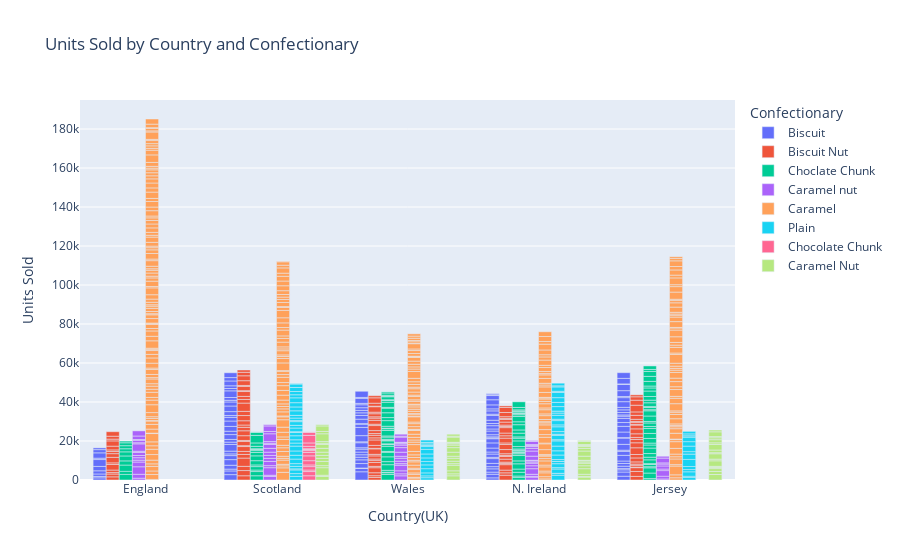

Notebook code cell kept with this figure:
### Code cell
# 7. Grouped bar chart (Units Sold)
fig = px.bar(df, x="Country(UK)", y="Units Sold", color="Confectionary", barmode="group",
             title="Units Sold by Country and Confectionary")
fig.show()

### Figure 1 — Plotly figure (JSON) as saved in the notebook; plotly's stock layout.template omitted (floating-point values rounded to 4 significant figures; data arrays with more than 128 entries replaced by an {"elided": "..."} marker saying what was removed)
{"data": [{"alignmentgroup": "True", "hovertemplate": "Confectionary=Biscuit<br>Country(UK)=%{x}<br>Units Sold=%{y}<extra></extra>", "legendgroup": "Biscuit", "marker": {"color": "#636efa", "pattern": {"shape": ""}}, "name": "Biscuit", "offsetgroup": "Biscuit", "orientation": "v", "showlegend": true, "textposition": "auto", "type": "bar", "x": ["England", "England", "England", "England", "England", "England", "England", "England", "England", "England", "Scotland", "Scotland", "Scotland", "Scotland", "Scotland", "Scotland", "Scotland", "Scotland", "Scotland", "Scotland", "Scotland", "Scotland", "Scotland", "Scotland", "Wales", "Wales", "Wales", "Wales", "Wales", "Wales", "Wales", "Wales", "Wales", "Wales", "Wales", "Wales", "Wales", "N. Ireland", "N. Ireland", "N. Ireland", "N. Ireland", "N. Ireland", "N. Ireland", "N. Ireland", "N. Ireland", "N. Ireland", "N. Ireland", "N. Ireland", "N. Ireland", "N. Ireland", "N. Ireland", "N. Ireland", "Jersey", "Jersey", "Jersey", "Jersey", "Jersey", "Jersey", "Jersey", "Jersey", "Jersey", "Jersey", "Jersey", "Jersey", "Jersey", "Jersey", "Jersey", "Scotland", "Scotland", "Scotland", "Scotland", "Scotland", "Scotland", "Scotland", "Scotland", "Scotland", "Scotland", "Scotland", "Scotland", "Scotland", "Scotland", "Wales", "Wales", "Wales", "Wales", "Wales", "Wales", "Wales", "Wales", "Wales", "Wales", "Wales", "Wales", "Wales", "N. Ireland", "N. Ireland", "N. Ireland", "N. Ireland", "N. Ireland", "N. Ireland", "N. Ireland", "N. Ireland", "N. Ireland", "N. Ireland", "N. Ireland", "N. Ireland", "N. Ireland", "N. Ireland", "N. Ireland", "Jersey", "Jersey", "Jersey", "Jersey", "Jersey", "Jersey", "Jersey", "Jersey", "Jersey", "Jersey", "Jersey", "Jersey", "Jersey", "Jersey", "Jersey"], "xaxis": "x", "y": [1118, 708, 1269, 1631, 2240, 3521, 707, 2734, 1659, 888, 2750, 1899, 941, 1988, 2876, 2072, 853, 1433, 3422, 1190, 1393, 2475, 1731, 2475, 4220, 1686, 259, 2276, 1907, 1350, 1250, 1366, 1520, 711, 2574, 472, 3165, 1101, 1865, 1074, 1683, 1123, 1679, 2460, 635, 1694, 1038, 2039, 2629, 2157, 410, 546, 1953, 2141, 1143, 615, 1236, 1372, 1282, 2907, 2071, 579, 2993, 3200, 270, 2844, 2914, 2750, 1899, 941, 1988, 2876, 2072, 853, 1433, 3422, 1190, 1393, 2475, 1731, 2475, 4220, 1686, 259, 2276, 1907, 1350, 1250, 1366, 1520, 711, 2574, 472, 3165, 1101, 1865, 1074, 1683, 1123, 1679, 2460, 635, 1694, 1038, 2039, 2629, 2157, 410, 546, 1953, 2141, 1143, 615, 1236, 1372, 1282, 2907, 2071, 579, 2993, 3200, 270, 2844, 2914], "yaxis": "y"}, {"alignmentgroup": "True", "hovertemplate": "Confectionary=Biscuit Nut<br>Country(UK)=%{x}<br>Units Sold=%{y}<extra></extra>", "legendgroup": "Biscuit Nut", "marker": {"color": "#EF553B", "pattern": {"shape": ""}}, "name": "Biscuit Nut", "offsetgroup": "Biscuit Nut", "orientation": "v", "showlegend": true, "textposition": "auto", "type": "bar", "x": ["England", "England", "England", "England", "England", "England", "England", "England", "England", "England", "England", "England", "England", "England", "England", "Scotland", "Scotland", "Scotland", "Scotland", "Scotland", "Scotland", "Scotland", "Scotland", "Scotland", "Scotland", "Scotland", "Scotland", "Scotland", "Scotland", "Wales", "Wales", "Wales", "Wales", "Wales", "Wales", "Wales", "Wales", "Wales", "Wales", "Wales", "Wales", "Wales", "Wales", "Wales", "N. Ireland", "N. Ireland", "N. Ireland", "N. Ireland", "N. Ireland", "N. Ireland", "N. Ireland", "N. Ireland", "N. Ireland", "N. Ireland", "N. Ireland", "N. Ireland", "N. Ireland", "Jersey", "Jersey", "Jersey", "Jersey", "Jersey", "Jersey", "Jersey", "Jersey", "Jersey", "Jersey", "Jersey", "Jersey", "Jersey", "Scotland", "Scotland", "Scotland", "Scotland", "Scotland", "Scotland", "Scotland", "Scotland", "Scotland", "Scotland", "Scotland", "Scotland", "Scotland", "Scotland", "Wales", "Wales", "Wales", "Wales", "Wales", "Wales", "Wales", "Wales", "Wales", "Wales", "Wales", "Wales", "Wales", "Wales", "Wales", "N. Ireland", "N. Ireland", "N. Ireland", "N. Ireland", "N. Ireland", "N. Ireland", "N. Ireland", "N. Ireland", "N. Ireland", "N. Ireland", "N. Ireland", "N. Ireland", "N. Ireland", "Jersey", "Jersey", "Jersey", "Jersey", "Jersey", "Jersey", "Jersey", "Jersey", "Jersey", "Jersey", "Jersey", "Jersey", "Jersey"], "xaxis": "x", "y": [1619, 1445, 743, 1295, 2852, 831, 2844, 1884, 1094, 819, 1937, 2689, 923, 1496, 2300, 2178, 2671, 2155, 4244, 1865, 1563, 2487, 448, 2181, 490, 2441, 2522, 1790, 1174, 1321, 888, 1513, 2580, 689, 2021, 1116, 663, 1580, 792, 2811, 280, 1513, 2767, 1085, 2470, 1210, 1397, 2791, 562, 727, 1540, 1362, 521, 886, 2156, 2579, 801, 1858, 2529, 1947, 274, 991, 570, 1118, 2030, 1761, 3446, 2567, 1743, 1010, 2178, 2671, 2155, 4244, 1865, 1563, 2487, 448, 2181, 490, 2441, 2522, 1790, 1174, 1321, 888, 1513, 2580, 689, 2021, 1116, 663, 1580, 792, 2811, 280, 1513, 2767, 1085, 2470, 1210, 1397, 2791, 562, 727, 1540, 1362, 521, 886, 2156, 2579, 801, 1858, 2529, 1947, 274, 991, 570, 1118, 2030, 1761, 3446, 2567, 1743, 1010], "yaxis": "y"}, {"alignmentgroup": "True", "hovertemplate": "Confectionary=Choclate Chunk<br>Country(UK)=%{x}<br>Units Sold=%{y}<extra></extra>", "legendgroup": "Choclate Chunk", "marker": {"color": "#00cc96", "pattern": {"shape": ""}}, "name": "Choclate Chunk", "offsetgroup": "Choclate Chunk", "orientation": "v", "showlegend": true, "textposition": "auto", "type": "bar", "x": {"elided": "130 str values"}, "xaxis": "x", "y": {"elided": "130 int values"}, "yaxis": "y"}, {"alignmentgroup": "True", "hovertemplate": "Confectionary=Caramel nut<br>Country(UK)=%{x}<br>Units Sold=%{y}<extra></extra>", "legendgroup": "Caramel nut", "marker": {"color": "#ab63fa", "pattern": {"shape": ""}}, "name": "Caramel nut", "offsetgroup": "Caramel nut", "orientation": "v", "showlegend": true, "textposition": "auto", "type": "bar", "x": ["England", "England", "England", "England", "England", "England", "England", "England", "England", "England", "England", "England", "England", "England", "England", "Scotland", "Scotland", "Scotland", "Scotland", "Scotland", "Scotland", "Scotland", "Scotland", "Scotland", "Scotland", "Scotland", "Scotland", "Scotland", "Scotland", "Scotland", "Scotland", "Wales", "Wales", "Wales", "Wales", "Wales", "Wales", "Wales", "Wales", "Wales", "Wales", "Wales", "Wales", "Wales", "Wales", "Wales", "Wales", "Wales", "N. Ireland", "N. Ireland", "N. Ireland", "N. Ireland", "N. Ireland", "N. Ireland", "N. Ireland", "N. Ireland", "N. Ireland", "N. Ireland", "N. Ireland", "N. Ireland", "N. Ireland", "N. Ireland", "N. Ireland", "N. Ireland", "N. Ireland", "Jersey", "Jersey", "Jersey", "Jersey", "Jersey", "Jersey", "Jersey", "Jersey", "Jersey", "Jersey", "Jersey", "Jersey", "Jersey", "Jersey", "Jersey", "Jersey", "Jersey"], "xaxis": "x", "y": [923, 2009, 3851, 2431, 952, 1262, 1135, 1582, 598, 3794, 567, 1269, 384, 1808, 2632, 1804, 639, 3864, 1055, 2177, 1579, 1496, 1659, 1976, 1967, 639, 853, 3998, 1190, 2826, 663, 2161, 1006, 1545, 2877, 807, 1250, 1530, 1001, 2087, 2338, 1307, 681, 510, 241, 2665, 472, 1013, 1493, 362, 1084, 2861, 1498, 1333, 609, 635, 245, 2110, 2628, 1395, 905, 604, 410, 1575, 500, 2821, 1566, 1465, 555, 602, 2832, 861, null, 547, 1372, 2907, 790, 1596, 986, 606, 2460, 914], "yaxis": "y"}, {"alignmentgroup": "True", "hovertemplate": "Confectionary=Caramel<br>Country(UK)=%{x}<br>Units Sold=%{y}<extra></extra>", "legendgroup": "Caramel", "marker": {"color": "#FFA15A", "pattern": {"shape": ""}}, "name": "Caramel", "offsetgroup": "Caramel", "orientation": "v", "showlegend": true, "textposition": "auto", "type": "bar", "x": {"elided": "345 str values"}, "xaxis": "x", "y": {"elided": "345 int values"}, "yaxis": "y"}, {"alignmentgroup": "True", "hovertemplate": "Confectionary=Plain<br>Country(UK)=%{x}<br>Units Sold=%{y}<extra></extra>", "legendgroup": "Plain", "marker": {"color": "#19d3f3", "pattern": {"shape": ""}}, "name": "Plain", "offsetgroup": "Plain", "orientation": "v", "showlegend": true, "textposition": "auto", "type": "bar", "x": ["Scotland", "Scotland", "Scotland", "Scotland", "Scotland", "Scotland", "Scotland", "Scotland", "Scotland", "Scotland", "Scotland", "Scotland", "Scotland", "Scotland", "Scotland", "Wales", "Wales", "Wales", "Wales", "Wales", "Wales", "Wales", "Wales", "Wales", "Wales", "Wales", "Wales", "Wales", "N. Ireland", "N. Ireland", "N. Ireland", "N. Ireland", "N. Ireland", "N. Ireland", "N. Ireland", "N. Ireland", "N. Ireland", "N. Ireland", "N. Ireland", "N. Ireland", "N. Ireland", "N. Ireland", "N. Ireland", "Jersey", "Jersey", "Jersey", "Jersey", "Jersey", "Jersey", "Jersey", "Jersey", "Jersey", "Jersey", "Jersey", "Jersey", "Jersey", "Scotland", "Scotland", "Scotland", "Scotland", "Scotland", "Scotland", "Scotland", "Scotland", "Scotland", "Scotland", "Scotland", "Scotland", "Scotland", "Scotland", "Scotland", "Wales", "Wales", "Wales", "Wales", "Wales", "Wales", "Wales", "Wales", "Wales", "Wales", "Wales", "Wales", "Wales", "N. Ireland", "N. Ireland", "N. Ireland", "N. Ireland", "N. Ireland", "N. Ireland", "N. Ireland", "N. Ireland", "N. Ireland", "N. Ireland", "N. Ireland", "N. Ireland", "N. Ireland", "N. Ireland", "N. Ireland", "Jersey", "Jersey", "Jersey", "Jersey", "Jersey", "Jersey", "Jersey", "Jersey", "Jersey", "Jersey", "Jersey", "Jersey", "Jersey"], "xaxis": "x", "y": [1899, 1376, 1901, 544, 1287, 1385, 2342, 1976, 2181, 2501, 1562, 1666, 2072, 1773, 293, 921, 1545, 2146, 1958, 1706, 1859, 2021, 2342, 1460, 645, 711, null, 1199, 2470, 958, 2214, 690, 2031, 1138, 980, 2340, 2157, 2420, 2661, 604, 2255, 546, 1368, 615, 2301, 1142, 1566, 3627, 2723, 1282, 2797, 2328, 2313, 677, null, 1298, 1899, 1376, 1901, 544, 1287, 1385, 2342, 1976, 2181, 2501, 1562, 1666, 2072, 1773, 293, 921, 1545, 2146, 1958, 1706, 1859, 2021, 2342, 1460, 645, 711, 766, 1199, 2470, 958, 2214, 690, 2031, 1138, 980, 2340, 2157, 2420, 2661, 604, 2255, 546, 1368, 615, 2301, 1142, 1566, 3627, 2723, 1282, 2797, 2328, 2313, 677, 983, 1298], "yaxis": "y"}, {"alignmentgroup": "True", "hovertemplate": "Confectionary=Chocolate Chunk<br>Country(UK)=%{x}<br>Units Sold=%{y}<extra></extra>", "legendgroup": "Chocolate Chunk", "marker": {"color": "#FF6692", "pattern": {"shape": ""}}, "name": "Chocolate Chunk", "offsetgroup": "Chocolate Chunk", "orientation": "v", "showlegend": true, "textposition": "auto", "type": "bar", "x": ["Scotland", "Scotland", "Scotland", "Scotland", "Scotland", "Scotland", "Scotland", "Scotland", "Scotland", "Scotland", "Scotland", "Scotland", "Scotland", "Scotland", "Scotland", "Scotland"], "xaxis": "x", "y": [2178, 2151, 787, 1744, 866, 2177, 2487, 1739, 959, 575, 381, 1227, 1734, 3875, 1491, 293], "yaxis": "y"}, {"alignmentgroup": "True", "hovertemplate": "Confectionary=Caramel Nut<br>Country(UK)=%{x}<br>Units Sold=%{y}<extra></extra>", "legendgroup": "Caramel Nut", "marker": {"color": "#B6E880", "pattern": {"shape": ""}}, "name": "Caramel Nut", "offsetgroup": "Caramel Nut", "orientation": "v", "showlegend": true, "textposition": "auto", "type": "bar", "x": ["Scotland", "Scotland", "Scotland", "Scotland", "Scotland", "Scotland", "Scotland", "Scotland", "Scotland", "Scotland", "Scotland", "Scotland", "Scotland", "Scotland", "Scotland", "Scotland", "Wales", "Wales", "Wales", "Wales", "Wales", "Wales", "Wales", "Wales", "Wales", "Wales", "Wales", "Wales", "Wales", "Wales", "Wales", "Wales", "Wales", "N. Ireland", "N. Ireland", "N. Ireland", "N. Ireland", "N. Ireland", "N. Ireland", "N. Ireland", "N. Ireland", "N. Ireland", "N. Ireland", "N. Ireland", "N. Ireland", "N. Ireland", "N. Ireland", "N. Ireland", "N. Ireland", "N. Ireland", "Jersey", "Jersey", "Jersey", "Jersey", "Jersey", "Jersey", "Jersey", "Jersey", "Jersey", "Jersey", "Jersey", "Jersey", "Jersey", "Jersey", "Jersey", "Jersey", "Jersey"], "xaxis": "x", "y": [1804, 639, 3864, 1055, 2177, 1579, 1496, 1659, 1976, 1967, 639, 853, 3998, 1190, 2826, 663, 2161, 1006, 1545, 2877, 807, 1250, 1530, 1001, 2087, 2338, 1307, 681, 510, 241, 2665, 472, 1013, 1493, 362, 1084, 2861, 1498, 1333, 609, 635, 245, 2110, 2628, 1395, 905, 604, 410, 1575, 500, 2821, 1566, 1465, 555, 602, 2832, 861, 2755, 547, 1372, 2907, 790, 1596, 986, 606, 2460, 914], "yaxis": "y"}], "layout": {"autosize": true, "barmode": "group", "legend": {"title": {"text": "Confectionary"}, "tracegroupgap": 0}, "title": {"text": "Units Sold by Country and Confectionary"}, "xaxis": {"anchor": "y", "autorange": true, "domain": [0, 1], "range": [-0.5, 4.5], "title": {"text": "Country(UK)"}, "type": "category"}, "yaxis": {"anchor": "x", "autorange": true, "domain": [0, 1], "range": [0, 194900.0], "title": {"text": "Units Sold"}, "type": "linear"}}}
